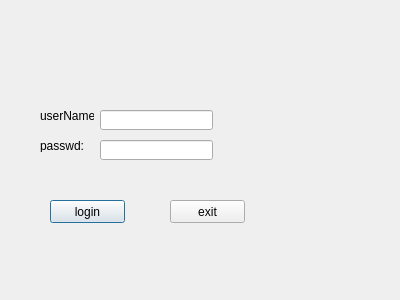
<?xml version="1.0" encoding="UTF-8"?>
<ui version="4.0">
 <class>LoginDialog</class>
 <widget class="QDialog" name="LoginDialog">
  <property name="geometry">
   <rect>
    <x>0</x>
    <y>0</y>
    <width>400</width>
    <height>300</height>
   </rect>
  </property>
  <property name="focusPolicy">
   <enum>Qt::ClickFocus</enum>
  </property>
  <property name="windowTitle">
   <string>Dialog</string>
  </property>
  <widget class="QLabel" name="label">
   <property name="geometry">
    <rect>
     <x>40</x>
     <y>110</y>
     <width>54</width>
     <height>12</height>
    </rect>
   </property>
   <property name="text">
    <string>userName:</string>
   </property>
  </widget>
  <widget class="QLabel" name="label_2">
   <property name="geometry">
    <rect>
     <x>40</x>
     <y>140</y>
     <width>54</width>
     <height>12</height>
    </rect>
   </property>
   <property name="text">
    <string>passwd:</string>
   </property>
  </widget>
  <widget class="QLineEdit" name="usrLineEdit">
   <property name="geometry">
    <rect>
     <x>100</x>
     <y>110</y>
     <width>113</width>
     <height>20</height>
    </rect>
   </property>
  </widget>
  <widget class="QLineEdit" name="pwdLineEdit">
   <property name="geometry">
    <rect>
     <x>100</x>
     <y>140</y>
     <width>113</width>
     <height>20</height>
    </rect>
   </property>
   <property name="echoMode">
    <enum>QLineEdit::Password</enum>
   </property>
  </widget>
  <widget class="QPushButton" name="loginBtn">
   <property name="geometry">
    <rect>
     <x>50</x>
     <y>200</y>
     <width>75</width>
     <height>23</height>
    </rect>
   </property>
   <property name="text">
    <string>login</string>
   </property>
  </widget>
  <widget class="QPushButton" name="exitBtn">
   <property name="geometry">
    <rect>
     <x>170</x>
     <y>200</y>
     <width>75</width>
     <height>23</height>
    </rect>
   </property>
   <property name="text">
    <string>exit</string>
   </property>
  </widget>
 </widget>
 <resources/>
 <connections>
  <connection>
   <sender>exitBtn</sender>
   <signal>clicked()</signal>
   <receiver>LoginDialog</receiver>
   <slot>close()</slot>
   <hints>
    <hint type="sourcelabel">
     <x>207</x>
     <y>211</y>
    </hint>
    <hint type="destinationlabel">
     <x>199</x>
     <y>149</y>
    </hint>
   </hints>
  </connection>
 </connections>
</ui>
